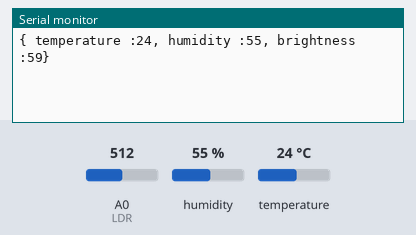
The sketch below on a simulated Arduino Uno, built with avr-gcc and run on an emulated ATmega328P. Parts: the last lines printed to the serial monitor. The test bench sets the inputs (shaded band); at power-on: humidity 55 %, A0 (LDR) = 512, temperature 24 °C.

Above: at 1.8 s.
1.9 s: humidity set to 22 %
At 2.5 s:
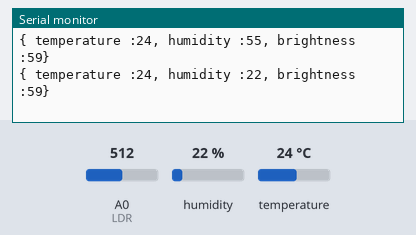
3.4 s: A0 (LDR) set to 716
At 4.7 s:
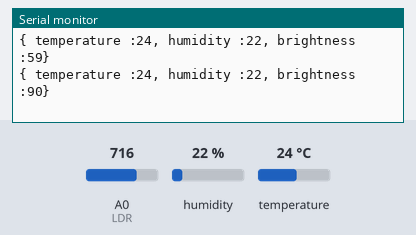
4.9 s: temperature set to 12 °C
At 6.3 s:
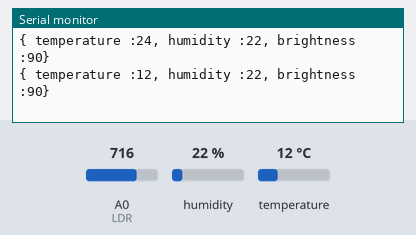
6.4 s: A0 (LDR) set to 1023
At 7.7 s:
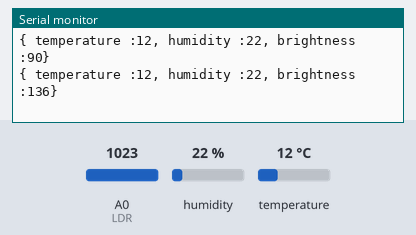
7.9 s: humidity set to 40 %
At 8.6 s:
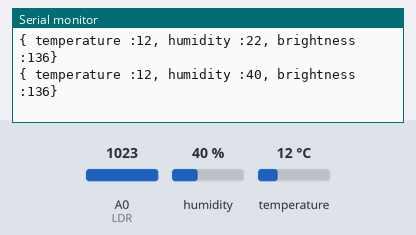
Timing chart, 0 to 10.4 s (numbered marks = the images above; inputs shaded):
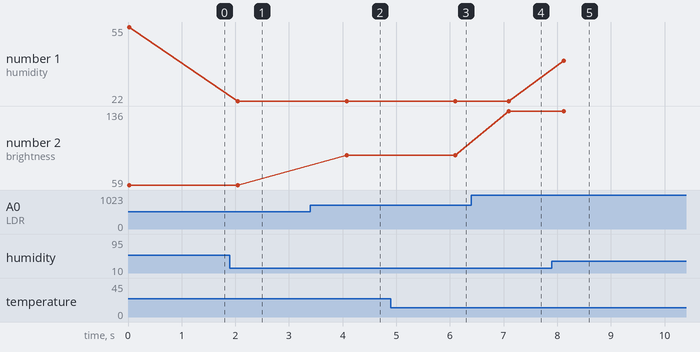

The sketch:

Arduino.ino
```cpp
#include<ArduinoJson.h>
#include "DHT.h"
#include <string.h>


#define DHTPIN 8
#define DHTTYPE 11

#define LDR A0

DHT dht(DHTPIN, DHTTYPE);

char values[100] = "{ ", helper[10];
int b = 0, h = 0, t = 0;

void setup()
{

  Serial.begin(9600);
  dht.begin();

  pinMode(LDR, INPUT);
  // Tamanho do buffer para armazenar o JSON

  // Serial.println();

}

void loop()
{

    int temperature = dht.readTemperature();
    int humidity = dht.readHumidity();


    int brightness = analogRead(LDR);
    brightness = map(brightness, 118, 780, 0, 100);
    humidity = map(humidity, 0.00, 100.00, 0, 100);

    if(humidity <= h - h*0.10 || humidity >= h + h*0.10 || temperature <= t - t*0.10 || temperature >= t + t*0.10 || brightness <= b - 0.50 * b || brightness >= b + b*0.50){
      strcat(values, "temperature :");
      sprintf(helper, "%d", temperature);
      strcat(values, helper);

      strcat(values, ", humidity :");
      sprintf(helper, "%d", humidity);
      strcat(values, helper);

      strcat(values, ", brightness :");
      sprintf(helper, "%d", brightness);
      strcat(values, helper);
      strcat(values, "}");

      Serial.println(values);


      b = brightness;
      h = humidity;
      t = temperature;
    }


    strcpy(values, "{ ");

    delay(1000);


}
```

Measured:
- after the input at 1.9 s, the serial monitor: prints a new line after 0.15 s (image 1)
- after the input at 3.4 s, the serial monitor: prints a new line after 0.67 s (image 2)
- after the input at 4.9 s, the serial monitor: prints a new line after 1.2 s (image 3)
- after the input at 6.4 s, the serial monitor: prints a new line after 0.70 s (image 4)
- after the input at 7.9 s, the serial monitor: prints a new line after 0.22 s (image 5)
- plotted number 1: 55 → 22 after the input at 1.9 s, 22 → 40 after the input at 7.9 s
- plotted number 2: 59 → 90 after the input at 3.4 s, 90 → 136 after the input at 6.4 s
